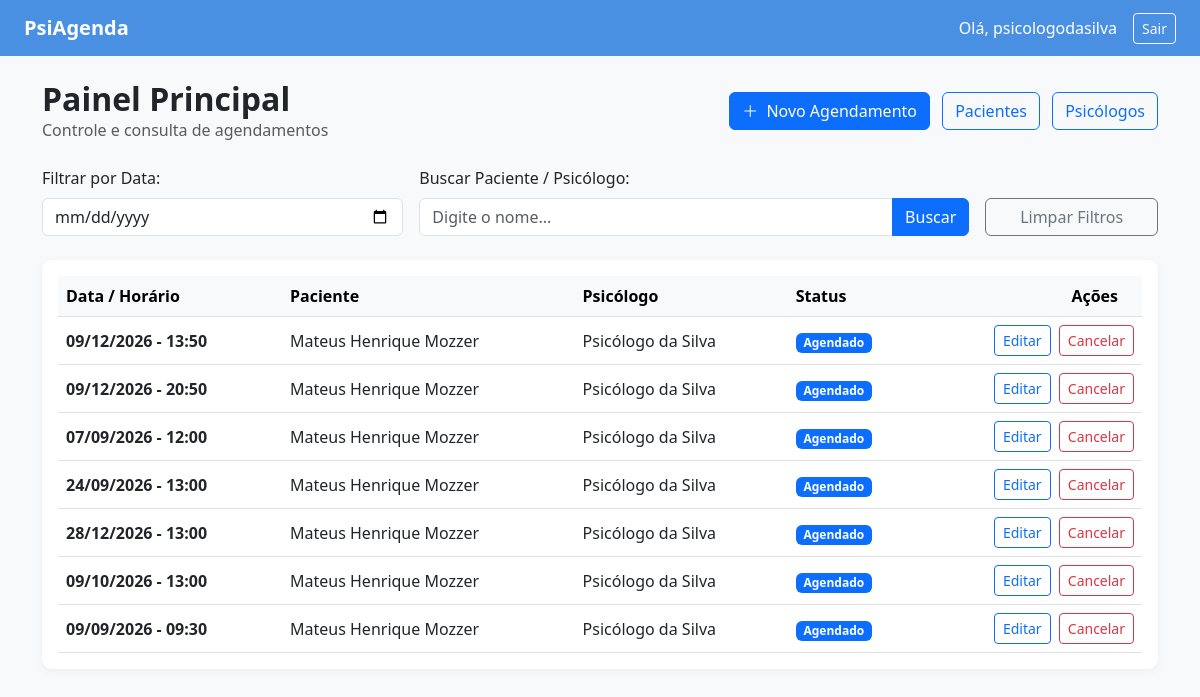
/secretaria/ (signed in), run on an earlier commit of the app's database.
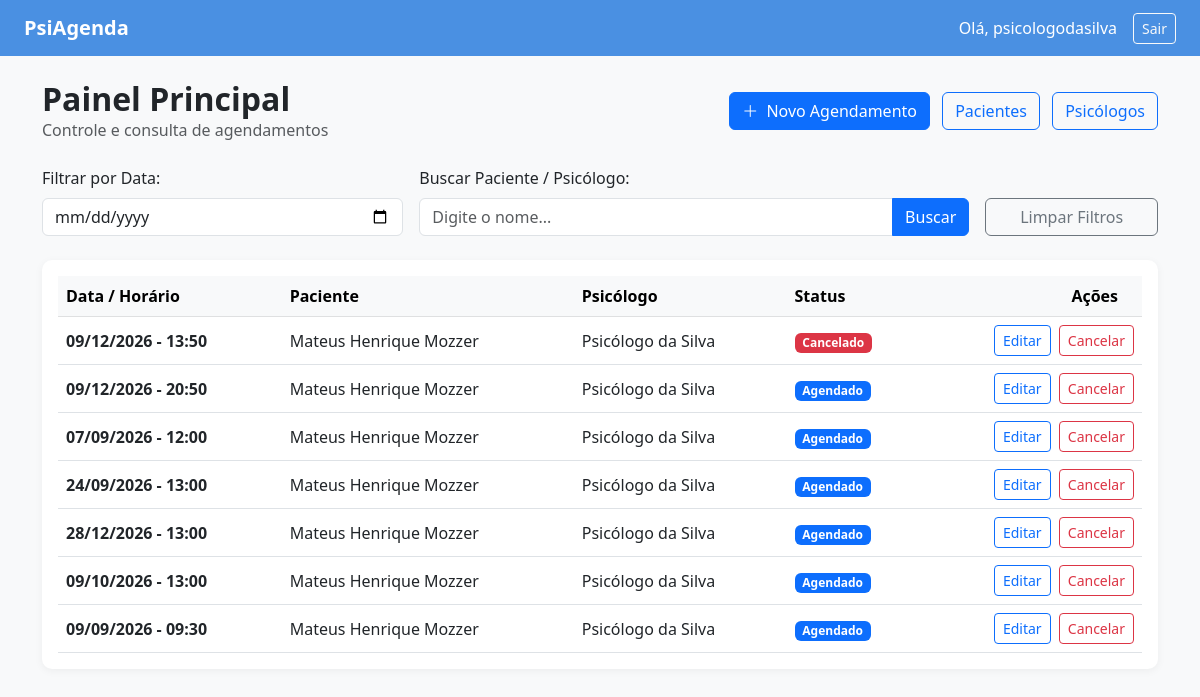
And on a later commit of the database.
### agendamentos/models.py (models this page shows, shortened)
class Agendamento(models.Model):
    STATUS_CHOICES = [
        ('AGENDADO', 'Agendado'),
        ('CONCLUIDO', 'Concluído'),
        ('CANCELADO', 'Cancelado'),
    ]
    psicologo = models.ForeignKey(Psicologo, on_delete=models.PROTECT, related_name='agendamentos')
    paciente = models.ForeignKey(Paciente, on_delete=models.PROTECT, related_name='agendamentos')
    data_hora = models.DateTimeField()
    status = models.CharField(max_length=10, choices=STATUS_CHOICES, default='AGENDADO')
    observacao = models.TextField(blank=True, null=True)
    criado_em = models.DateTimeField(auto_now_add=True)
    atualizado_em = models.DateTimeField(auto_now=True)
    def __str__(self):
        return f"{self.paciente.nome_completo} - {self.psicologo.nome_completo} ({self.data_hora.strftime('%d/%m/%Y %H:%M')})"

class Paciente(models.Model):
    nome_completo = models.CharField(max_length=150)
    cpf = models.CharField(max_length=14, unique=True)
    data_nascimento = models.DateField()
    telefone = models.CharField(max_length=20)
    email = models.EmailField(blank=True, null=True)
    endereco = models.CharField(max_length=255, blank=True, null=True)
    ativo = models.BooleanField(default=True)

class Psicologo(models.Model):
    usuario = models.OneToOneField(User, on_delete=models.CASCADE, related_name='perfil_psicologo')
    nome_completo = models.CharField(max_length=150)
    cpf = models.CharField(max_length=14, unique=True)
    crp = models.CharField(max_length=20, unique=True)
    data_nascimento = models.DateField()
    telefone = models.CharField(max_length=20)
    email = models.EmailField(unique=True)
    endereco = models.CharField(max_length=255)
    ativo = models.BooleanField(default=True)

### agendamentos/views.py (the view)
# urls.py: path('secretaria/', views.painel_secretaria, name='painel_secretaria'),
@login_required
def painel_secretaria(request):
    data_str = request.GET.get('data')
    busca = request.GET.get('busca', '').strip()
    print("\n" + "="*50)
    print(" [DEBUG] NOVA REQUISIÇÃO RECEBIDA")
    print(f" -> GET 'data' recebido: '{data_str}'")
    print(f" -> GET 'busca' recebido: '{busca}'")
    total_bd = Agendamento.objects.count()
    print(f" -> Total de agendamentos salvos no Banco: {total_bd}")
    agendamentos = Agendamento.objects.all()
    if busca:
        agendamentos = agendamentos.filter(paciente__nome_completo__icontains=busca)
        print(f" -> Após filtrar por nome '{busca}': {agendamentos.count()} resultados")
    if data_str:
        agendamentos = agendamentos.filter(data_hora__startswith=data_str)
        print(f" -> Após filtrar por data '{data_str}': {agendamentos.count()} resultados")
    print(f" -> Resultado final a enviar para a tela: {list(agendamentos)}")
    print("="*50 + "\n")
    context = {
        'agendamentos': agendamentos,
        'data_selecionada': data_str if data_str else '',
        'busca': busca,
    }
    return render(request, 'agendamentos/painel_secretaria.html', context)

### agendamentos/templates/agendamentos/painel_secretaria.html (shortened to what the changed rows need)
<!DOCTYPE html>
<html lang="pt-br">
<head>
    <link href="https://cdn.jsdelivr.net/npm/bootstrap@5.3.0/dist/css/bootstrap.min.css" rel="stylesheet">
    <link rel="stylesheet" href="https://cdn.jsdelivr.net/npm/bootstrap-icons@1.10.5/font/bootstrap-icons.css">
</head>
<body>
<div class="container">
    <div class="d-flex justify-content-between align-items-center mb-4">
        <div>
            <h2 class="fw-bold mb-0">Painel Principal</h2>
        </div>
    </div>
    <div class="card card-custom p-3">
        <div class="table-responsive">
            <table class="table table-hover align-middle mb-0">
                <thead class="table-light">
                    <tr>
                        <th>Data / Horário</th>
                        <th>Paciente</th>
                        <th>Psicólogo</th>
                        <th>Status</th>
                        <th class="text-end pe-4">Ações</th>
                    </tr>
                </thead>
                <tbody>
                    {% for agendamento in agendamentos %}
                    <tr>
                        <td class="fw-bold">{{ agendamento.data_hora|date:"d/m/Y - H:i" }}</td>
                        <td>{{ agendamento.paciente.nome_completo }}</td>
                        <td>{{ agendamento.psicologo.nome_completo }}</td>
                        <td>
                            <span class="badge {% if agendamento.status == 'AGENDADO' %}bg-primary{% elif agendamento.status == 'CONCLUIDO' %}bg-success{% else %}bg-danger{% endif %}">
                                {{ agendamento.get_status_display }}
                            </span>
                        </td>
                        <td class="text-end">
                            <a href="{% url 'editar_agendamento' agendamento.id %}" class="btn btn-sm btn-outline-primary me-1">
                                Editar
                            </a>
                            <a href="{% url 'cancelar_agendamento' agendamento.id %}" class="btn btn-sm btn-outline-danger">
                                Cancelar
                            </a>
                        </td>
                    </tr>
                    {% empty %}
                    <tr>
                        <td colspan="5" class="text-center py-4 text-muted">
                            Nenhum agendamento encontrado.
                        </td>
                    </tr>
                    {% endfor %}
                </tbody>
            </table>
        </div>
    </div>
</div>
</body>
</html>

What changed in the data, as far as the page shows it:
changed Agendamento: status "Agendado" → "Cancelado"
